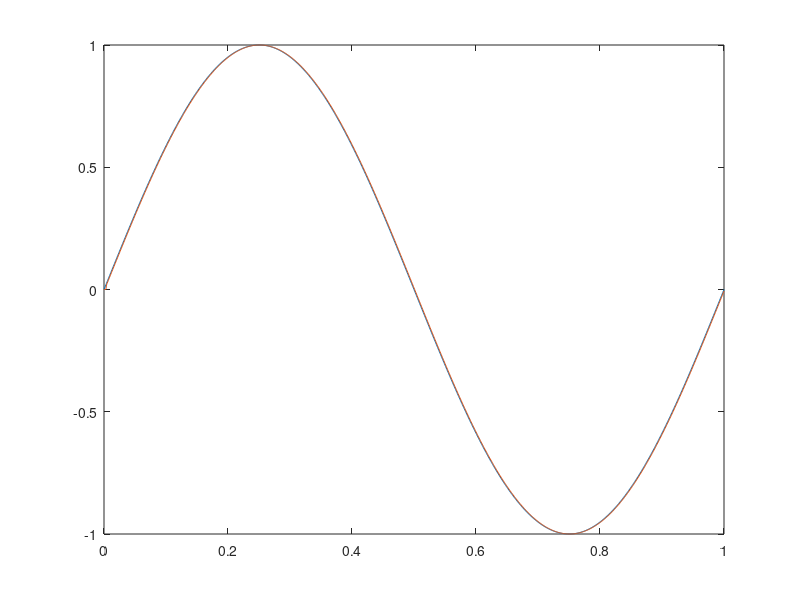

The MATLAB script that drew this image:
%{
Pedro Henrique Diehl
Controle Preditivo
Controlador Deadbeat
%}
clc, close all, clear all

fs = 10^3;
Ts = 1 / fs;

simulation_time = 1;
simulation_time_array = 0:Ts:simulation_time;

r = [0 0];
e = [0 0];
y = [0 0];
u = [0 0];
t = [0 0];

fsin = fs / 10^3;
wn = 2 * pi * fsin;
A = 1;

for k = 3:length(simulation_time_array) - 1
    t(k) = k * Ts;
    r(k) = A * sin(wn * t(k));
    y(k) = (2 * u(k - 1) + u(k - 2) - y(k - 1)) / 3;
    e(k) = r(k) - y(k);
    u(k) = 1 / 2 * (3 * e(k) + e(k - 1) + u(k - 1) + u(k - 2));
end

plot(t, r)
hold
plot(t, y)
